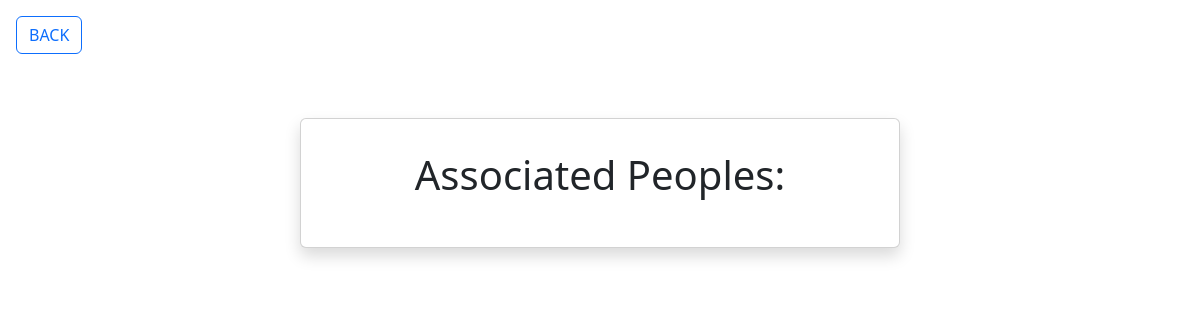
Page /members/ on the earlier database version.
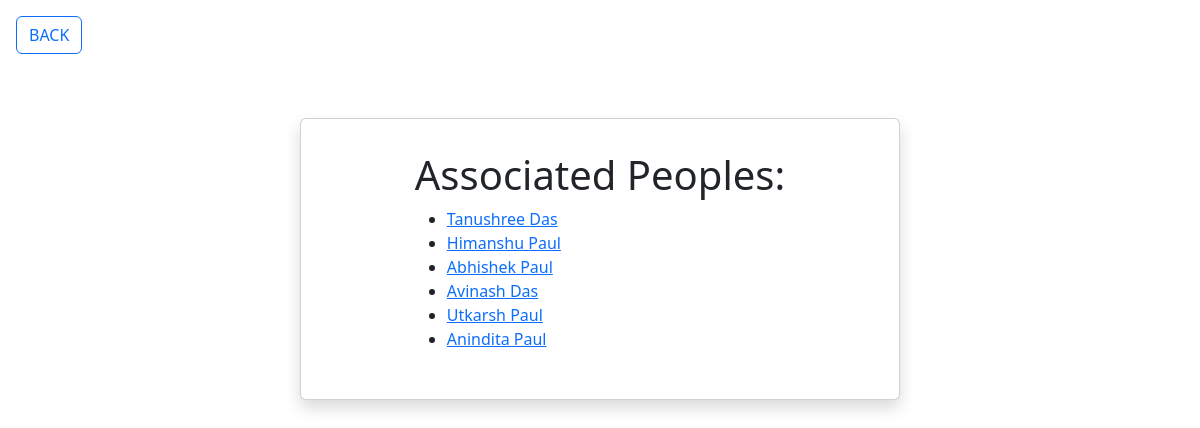
Same page on the later database version.
### hakuna_/models.py (models this page shows)
class Member(models.Model):
    firstname = models.CharField(max_length = 255)
    lastname = models.CharField(max_length = 255)
    age = models.IntegerField(null = True)
    student = models.BooleanField(default=False, null = True)

### hakuna_/views.py (the view)
# urls.py: path('members/', views.members, name='members'),
def members(request):
  mypeoples = Member.objects.all().values()
  template = loader.get_template('peoples.html')
  context = {
    'mypeoples': mypeoples,
  }
  return HttpResponse(template.render(context, request))

### hakuna_/templates/peoples.html (shortened to what this page needs)
<html lang="en">
  <head>
    <link
      href="https://cdn.jsdelivr.net/npm/bootstrap@5.3.3/dist/css/bootstrap.min.css"
      rel="stylesheet"
    />
  </head>
  <body>
    {% extends "index.html" %}
    {% block content %}
    <a href="/" class="btn btn-outline-primary m-3">BACK</a>
    <div class="card shadow w-50 mx-auto mt-5 p-3 d-flex justify-content-center align-items-center" style="width: 50%">
      <div class="card-body">
          <h1>Associated Peoples:</h1>
          <ul>
            {% for x in mypeoples %}
            <li><a href="details/{{x.id}}">{{x.firstname}} {{x.lastname}}</a></li>
            {% endfor %}
          </ul>
      </div>
    </div>
    {% endblock %}

### hakuna_/templates/index.html (shortened to what this page needs)
<html lang="en">
<head>
    <link
      href="https://cdn.jsdelivr.net/npm/bootstrap@5.3.3/dist/css/bootstrap.min.css"
      rel="stylesheet"
    />
</head>
<body>
    {% block content %}
    {% endblock %}
</body>
</html>

Differences in the rows shown:
added Member: firstname "Tanushree", lastname "Das"
added Member: firstname "Himanshu", lastname "Paul"
added Member: firstname "Abhishek", lastname "Paul"
added Member: firstname "Avinash", lastname "Das"
added Member: firstname "Utkarsh", lastname "Paul"
added Member: firstname "Anindita", lastname "Paul"
